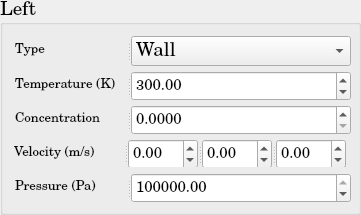
          <widget class="QGroupBox" name="DM_BoundaryCondition_Left">
           <property name="minimumSize">
            <size>
             <width>361</width>
             <height>215</height>
            </size>
           </property>
           <property name="maximumSize">
            <size>
             <width>361</width>
             <height>215</height>
            </size>
           </property>
           <property name="font">
            <font>
             <family>Century Schoolbook L</family>
             <pointsize>14</pointsize>
             <weight>50</weight>
             <bold>false</bold>
            </font>
           </property>
           <property name="title">
            <string>Left</string>
           </property>
           <layout class="QGridLayout" name="gridLayout_18">
            <item row="0" column="0">
             <widget class="QSplitter" name="splitter_72">
              <property name="minimumSize">
               <size>
                <width>338</width>
                <height>30</height>
               </size>
              </property>
              <property name="maximumSize">
               <size>
                <width>336</width>
                <height>30</height>
               </size>
              </property>
              <property name="orientation">
               <enum>Qt::Horizontal</enum>
              </property>
              <widget class="QLabel" name="DM_BC_Type_Left">
               <property name="minimumSize">
                <size>
                 <width>110</width>
                 <height>30</height>
                </size>
               </property>
               <property name="maximumSize">
                <size>
                 <width>110</width>
                 <height>30</height>
                </size>
               </property>
               <property name="text">
                <string>&lt;html&gt;&lt;head/&gt;&lt;body&gt;&lt;p&gt;&lt;span style=&quot; font-size:10pt;&quot;&gt;Type&lt;/span&gt;&lt;/p&gt;&lt;/body&gt;&lt;/html&gt;</string>
               </property>
              </widget>
              <widget class="QComboBox" name="DM_BC_Type_Left_ComboBox">
               <property name="minimumSize">
                <size>
                 <width>220</width>
                 <height>30</height>
                </size>
               </property>
               <property name="maximumSize">
                <size>
                 <width>220</width>
                 <height>30</height>
                </size>
               </property>
               <item>
                <property name="text">
                 <string>Wall</string>
                </property>
               </item>
               <item>
                <property name="text">
                 <string>Inlet</string>
                </property>
               </item>
               <item>
                <property name="text">
                 <string>Outlet</string>
                </property>
               </item>
               <item>
                <property name="text">
                 <string>Neumann</string>
                </property>
               </item>
               <item>
                <property name="text">
                 <string>Dirichlet</string>
                </property>
               </item>
              </widget>
             </widget>
            </item>
            <item row="1" column="0">
             <widget class="QSplitter" name="splitter_73">
              <property name="minimumSize">
               <size>
                <width>338</width>
                <height>30</height>
               </size>
              </property>
              <property name="maximumSize">
               <size>
                <width>336</width>
                <height>30</height>
               </size>
              </property>
              <property name="orientation">
               <enum>Qt::Horizontal</enum>
              </property>
              <widget class="QLabel" name="DM_BC_Temperature_Left">
               <property name="minimumSize">
                <size>
                 <width>110</width>
                 <height>30</height>
                </size>
               </property>
               <property name="maximumSize">
                <size>
                 <width>110</width>
                 <height>30</height>
                </size>
               </property>
               <property name="text">
                <string>&lt;html&gt;&lt;head/&gt;&lt;body&gt;&lt;p&gt;&lt;span style=&quot; font-size:10pt;&quot;&gt;Temperature (K)&lt;/span&gt;&lt;/p&gt;&lt;/body&gt;&lt;/html&gt;</string>
               </property>
              </widget>
              <widget class="QDoubleSpinBox" name="DM_BC_Left_Temperature_doubleSpinBox">
               <property name="minimumSize">
                <size>
                 <width>220</width>
                 <height>30</height>
                </size>
               </property>
               <property name="maximumSize">
                <size>
                 <width>220</width>
                 <height>30</height>
                </size>
               </property>
               <property name="font">
                <font>
                 <pointsize>11</pointsize>
                </font>
               </property>
               <property name="maximum">
                <double>1000000000.000000000000000</double>
               </property>
               <property name="value">
                <double>300.000000000000000</double>
               </property>
              </widget>
             </widget>
            </item>
            <item row="2" column="0">
             <widget class="QSplitter" name="splitter_101">
              <property name="minimumSize">
               <size>
                <width>338</width>
                <height>30</height>
               </size>
              </property>
              <property name="maximumSize">
               <size>
                <width>336</width>
                <height>30</height>
               </size>
              </property>
              <property name="orientation">
               <enum>Qt::Horizontal</enum>
              </property>
              <widget class="QLabel" name="DM_BC_Concentration_Left">
               <property name="minimumSize">
                <size>
                 <width>110</width>
                 <height>30</height>
                </size>
               </property>
               <property name="maximumSize">
                <size>
                 <width>110</width>
                 <height>30</height>
                </size>
               </property>
               <property name="text">
                <string>&lt;html&gt;&lt;head/&gt;&lt;body&gt;&lt;p&gt;&lt;span style=&quot; font-size:10pt;&quot;&gt;Concentration&lt;/span&gt;&lt;/p&gt;&lt;/body&gt;&lt;/html&gt;</string>
               </property>
              </widget>
              <widget class="QDoubleSpinBox" name="DM_BC_Left_Concentration_doubleSpinBox">
               <property name="minimumSize">
                <size>
                 <width>220</width>
                 <height>30</height>
                </size>
               </property>
               <property name="maximumSize">
                <size>
                 <width>220</width>
                 <height>30</height>
                </size>
               </property>
               <property name="font">
                <font>
                 <pointsize>11</pointsize>
                </font>
               </property>
               <property name="decimals">
                <number>4</number>
               </property>
               <property name="maximum">
                <double>1.000000000000000</double>
               </property>
               <property name="singleStep">
                <double>0.010000000000000</double>
               </property>
              </widget>
             </widget>
            </item>
            <item row="3" column="0">
             <widget class="QSplitter" name="splitter_41">
              <property name="orientation">
               <enum>Qt::Horizontal</enum>
              </property>
              <widget class="QLabel" name="DM_BC_Velocity_Left">
               <property name="minimumSize">
                <size>
                 <width>110</width>
                 <height>30</height>
                </size>
               </property>
               <property name="maximumSize">
                <size>
                 <width>110</width>
                 <height>30</height>
                </size>
               </property>
               <property name="text">
                <string>&lt;html&gt;&lt;head/&gt;&lt;body&gt;&lt;p&gt;&lt;span style=&quot; font-size:10pt;&quot;&gt;Velocity (m/s)&lt;/span&gt;&lt;/p&gt;&lt;/body&gt;&lt;/html&gt;</string>
               </property>
              </widget>
              <widget class="QSplitter" name="splitter_74">
               <property name="minimumSize">
                <size>
                 <width>220</width>
                 <height>30</height>
                </size>
               </property>
               <property name="maximumSize">
                <size>
                 <width>222</width>
                 <height>30</height>
                </size>
               </property>
               <property name="orientation">
                <enum>Qt::Horizontal</enum>
               </property>
               <widget class="QDoubleSpinBox" name="DM_BC_Left_Velocity_1d_doubleSpinBox">
                <property name="minimumSize">
                 <size>
                  <width>68</width>
                  <height>30</height>
                 </size>
                </property>
                <property name="maximumSize">
                 <size>
                  <width>70</width>
                  <height>30</height>
                 </size>
                </property>
                <property name="font">
                 <font>
                  <pointsize>11</pointsize>
                 </font>
                </property>
                <property name="minimum">
                 <double>-1000000000.000000000000000</double>
                </property>
                <property name="maximum">
                 <double>1000000000.000000000000000</double>
                </property>
               </widget>
               <widget class="QDoubleSpinBox" name="DM_BC_Left_Velocity_2d_doubleSpinBox">
                <property name="minimumSize">
                 <size>
                  <width>68</width>
                  <height>30</height>
                 </size>
                </property>
                <property name="maximumSize">
                 <size>
                  <width>70</width>
                  <height>30</height>
                 </size>
                </property>
                <property name="font">
                 <font>
                  <pointsize>11</pointsize>
                 </font>
                </property>
                <property name="minimum">
                 <double>-1000000000.000000000000000</double>
                </property>
                <property name="maximum">
                 <double>1000000000.000000000000000</double>
                </property>
               </widget>
               <widget class="QDoubleSpinBox" name="DM_BC_Left_Velocity_3d_doubleSpinBox">
                <property name="minimumSize">
                 <size>
                  <width>68</width>
                  <height>30</height>
                 </size>
                </property>
                <property name="maximumSize">
                 <size>
                  <width>70</width>
                  <height>30</height>
                 </size>
                </property>
                <property name="font">
                 <font>
                  <pointsize>11</pointsize>
                 </font>
                </property>
                <property name="minimum">
                 <double>-1000000000.000000000000000</double>
                </property>
                <property name="maximum">
                 <double>1000000000.000000000000000</double>
                </property>
               </widget>
              </widget>
             </widget>
            </item>
            <item row="4" column="0">
             <widget class="QSplitter" name="splitter_75">
              <property name="minimumSize">
               <size>
                <width>338</width>
                <height>30</height>
               </size>
              </property>
              <property name="maximumSize">
               <size>
                <width>336</width>
                <height>30</height>
               </size>
              </property>
              <property name="orientation">
               <enum>Qt::Horizontal</enum>
              </property>
              <widget class="QLabel" name="DM_BC_Pressure_Left">
               <property name="minimumSize">
                <size>
                 <width>110</width>
                 <height>30</height>
                </size>
               </property>
               <property name="maximumSize">
                <size>
                 <width>110</width>
                 <height>30</height>
                </size>
               </property>
               <property name="text">
                <string>&lt;html&gt;&lt;head/&gt;&lt;body&gt;&lt;p&gt;&lt;span style=&quot; font-size:10pt;&quot;&gt;Pressure (Pa)&lt;/span&gt;&lt;/p&gt;&lt;/body&gt;&lt;/html&gt;</string>
               </property>
              </widget>
              <widget class="QDoubleSpinBox" name="DM_BC_Pressure_Left_doubleSpinBox">
               <property name="minimumSize">
                <size>
                 <width>220</width>
                 <height>30</height>
                </size>
               </property>
               <property name="maximumSize">
                <size>
                 <width>220</width>
                 <height>30</height>
                </size>
               </property>
               <property name="font">
                <font>
                 <pointsize>11</pointsize>
                </font>
               </property>
               <property name="maximum">
                <double>1000000000.000000000000000</double>
               </property>
               <property name="value">
                <double>100000.000000000000000</double>
               </property>
              </widget>
             </widget>
            </item>
           </layout>
          </widget>
